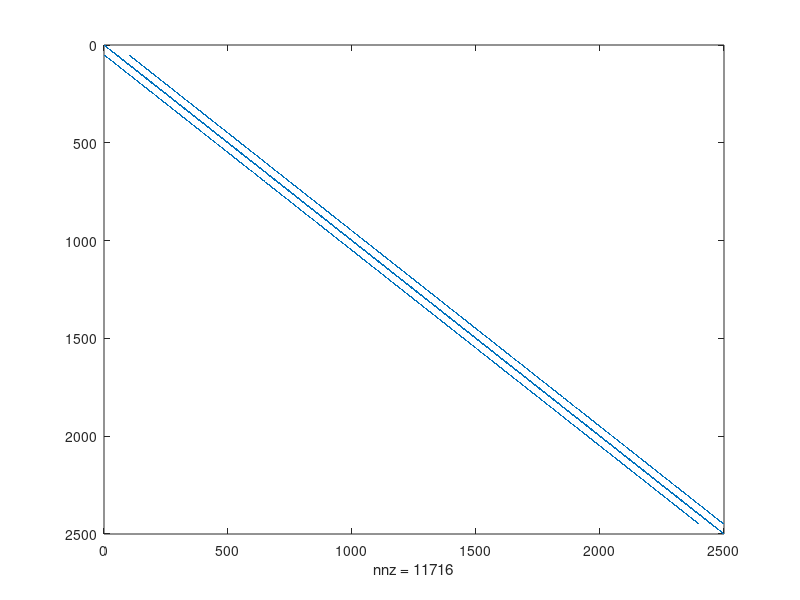
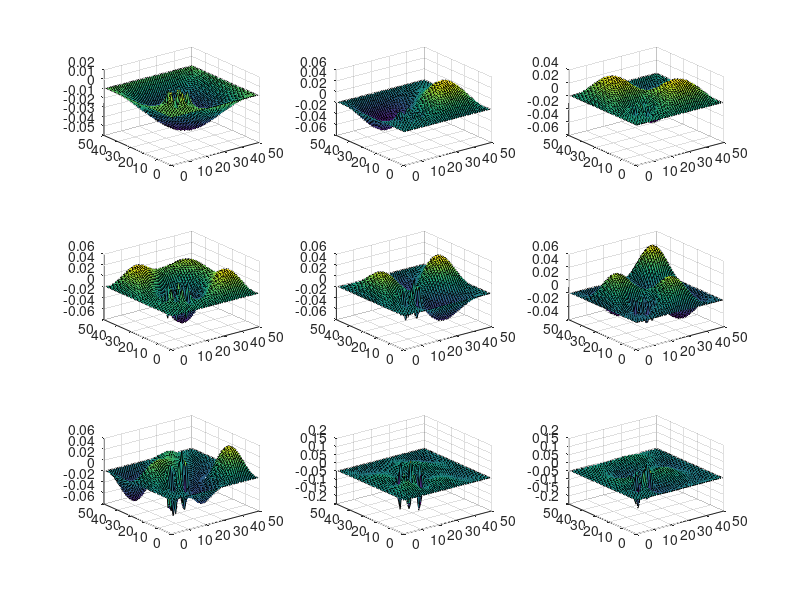

MATLAB code to generate these figures, in order:
clc
clear all

% The script presents a solver for the wave equation.
%
% The solutions returned by this solver will have boundary conditions 
%  of amplitude=0 on all sides.
%
% The solver workers for a wave in 2D and it uses the Finite Difference 
% 	technique to model the wave. By default the number of nodes in each
%	dimension is 50 (nx=ny=50).

nx = 50;
ny = 50;

%%2.i)
G = sparse(nx*ny,nx*ny);
%%S = sparse(m,n)
    
for i = 1:50
    for j = 1:ny
        n = j + (i-1)*ny;
        
        if i == 1 || i == nx ||j == 1 || j == ny
            G(n, :) = 0;
            G(n, n) = 1;
            
        elseif i > 10 & i < 20 & j> 10 & j < 20
            G(n, n) = -2;  % 2.iX  -> -4 to -2 
            G(n, n+1) = 1;
            G(n, n-1) = 1;
            G(n, n+ny) = 1;
            G(n, n-ny) = 1;
        else
            G(n, n) = -4;  
            G(n, n+1) = 1;
            G(n, n-1) = 1;
            G(n, n+ny) = 1;
            G(n, n-ny) = 1;
        end
    end
end
figure(3) ;
spy(G,3)
[E, D] = eigs(G, 9, 'SM');  %%9 eigenvectors and values

Val = zeros(nx, ny, 9);
figure(4)

for m = 1:9
   Val(:, :, m) = reshape(E(:, m), nx, ny);
   subplot(3, 3, m)
   surf(Val(:, :, m))   %%Plot the eigenvectors using surf().
end